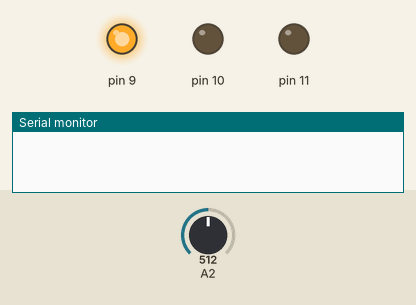
Recording of a sketch running on a simulated Arduino Uno, built with avr-gcc and run on an emulated ATmega328P. Shown: output pins drawn as LEDs (lit = HIGH), the last lines printed to the serial monitor. The test bench sets the inputs (shaded band); at power-on: A2 = 512.

Above: at 0.05 s.
At 19.79 s:
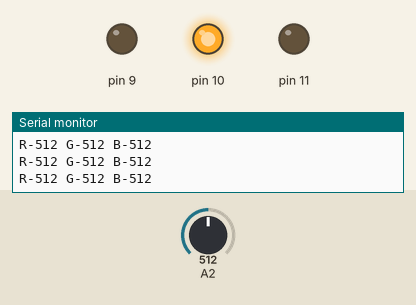
At 39.75 s:
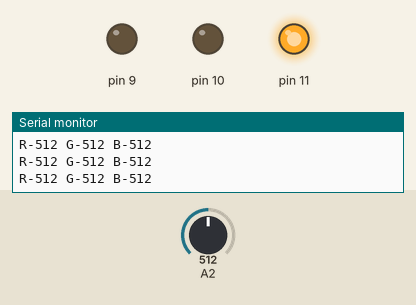
Timing chart, 0 to 40.0 s (numbered marks = the images above):
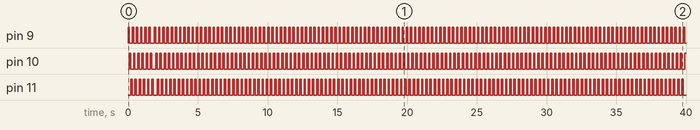

The sketch:

AutoCalibration.ino
```cpp
#include <LiquidCrystal.h>
#include <Servo.h>
Servo myservo;

//Declaring global variables
int pos = 0;
int ldrValue1;
int ldrValue2;
int ldrValue3;
int i = 255;
int j = 255;
int k = 255;
int minim;
int i1;
int j1;
int k1;


void setup()
{

  Serial.begin(9600);

}


void AutoCalibrate()
{

  //Auto calibrate the LED so that it gives out equal intensity glow for all the three colors. Make sure the potentiometer is at the extreme position
//Red pin - 9
//Blue pin - 10
//Green pin - 11

  for (int rr = 0; rr <= 5; rr++)
  {
    analogWrite(9, 255);
    delay(100);
    ldrValue1 = analogRead(A2);
    analogWrite(9, 0);

    analogWrite(10, 255);
    delay(100);
    ldrValue2 = analogRead(A2);
    analogWrite(10, 0);

    analogWrite(11, 255);
    delay(100);
    ldrValue3 = analogRead(A2);
    analogWrite(11, 0);

    Serial.print("R-");
    Serial.println(ldrValue1);
    Serial.print("G-");
    Serial.println(ldrValue2);
    Serial.print("B-");
    Serial.println(ldrValue3);
  }

  int minimum = compare(ldrValue1, ldrValue2, ldrValue3);

  while (abs(ldrValue1 - minimum) > 2)
  {
    analogWrite(9, i);
    delay(100);
    ldrValue1 = analogRead(A2);
    i--;
    Serial.println(ldrValue1);
    if (i == 0) {
      i = 255;
    }


  }
  Serial.println("RED CALIBRATED");
  Serial.println(ldrValue1);
  Serial.println(i);
  i1 = i;
  analogWrite(9, 0);


  while (abs(ldrValue2 - minimum) > 2)
  {

    analogWrite(10, j);

    delay(100);
    ldrValue2 = analogRead(A2);
    j--;
    Serial.println(ldrValue2);
    if (j == 0) {
      j = 255;
    }
  }

  Serial.println("GREEN CALIBRATED");
  Serial.println(ldrValue2);
  Serial.println(j);
  j1 = j;
  analogWrite(10, 0);

  while (abs(ldrValue3 - minimum) > 2)
  {
    analogWrite(11, k);
    delay(100);
    ldrValue3 = analogRead(A2);
    k--;
    Serial.println(ldrValue3);
    if (k == 0) {
      k = 255;
    }

  }

  Serial.println("BLUE CALIBRATED");
  Serial.println(ldrValue3);
  Serial.println(k);
  k1 = k;
  analogWrite(11, 0);


}

int compare(int a, int b, int c) {

  if (a > b) {
    if (a >= c) {
      minim = a;
    }
    else {
      minim = c;
    }
  }
  else if (b >= a)
  {
    if (b > c) {
      minim = b;
    }

    else {
      minim = c;
    }

  }

  Serial.println("minimum value is");
  Serial.println(minim);
  return minim;

}

void loop() {


  AutoCalibrate();
  Serial.println("calibration done");
  while (1) {
    analogWrite(9, i1);
    delay(100);
    ldrValue1 = analogRead(A2);

    analogWrite(9, 0);
    analogWrite(10, j1);
    delay(100);
    ldrValue2 = analogRead(A2);

    analogWrite(10, 0);
    analogWrite(11, k1);
    delay(100);
    ldrValue3 = analogRead(A2);

    analogWrite(11, 0);
    Serial.print("R-");
    Serial.print(ldrValue1);
    Serial.print(" G-");
    Serial.print(ldrValue2);
    Serial.print(" B-");
    Serial.println(ldrValue3);

  }
}
```

Measured:
- by itself, pin 9: goes 5 × (HIGH 0.10 s, LOW 0.20 s), HIGH 0.10 s, LOW 0.28 s, 126 × (HIGH 0.10 s, LOW 0.20 s), HIGH 0.10 s, then LOW
- by itself, pin 10: goes 5 × (HIGH 0.10 s, LOW 0.20 s), HIGH 0.10 s, LOW 0.28 s, 126 × (HIGH 0.10 s, LOW 0.20 s), then HIGH
- by itself, pin 11: goes 5 × (HIGH 0.10 s, LOW 0.20 s), HIGH 0.10 s, LOW 0.28 s, 125 × (HIGH 0.10 s, LOW 0.20 s), HIGH 0.10 s, then LOW
